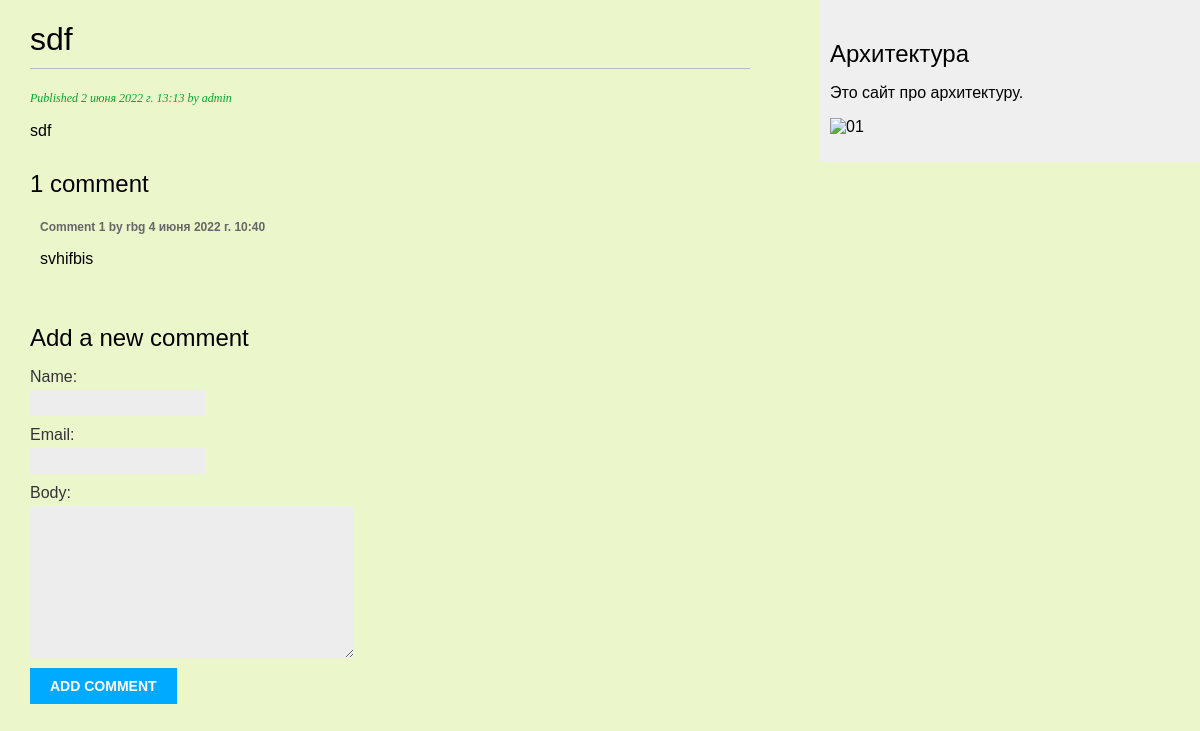
The page /blog/1/ on the database as committed earlier.
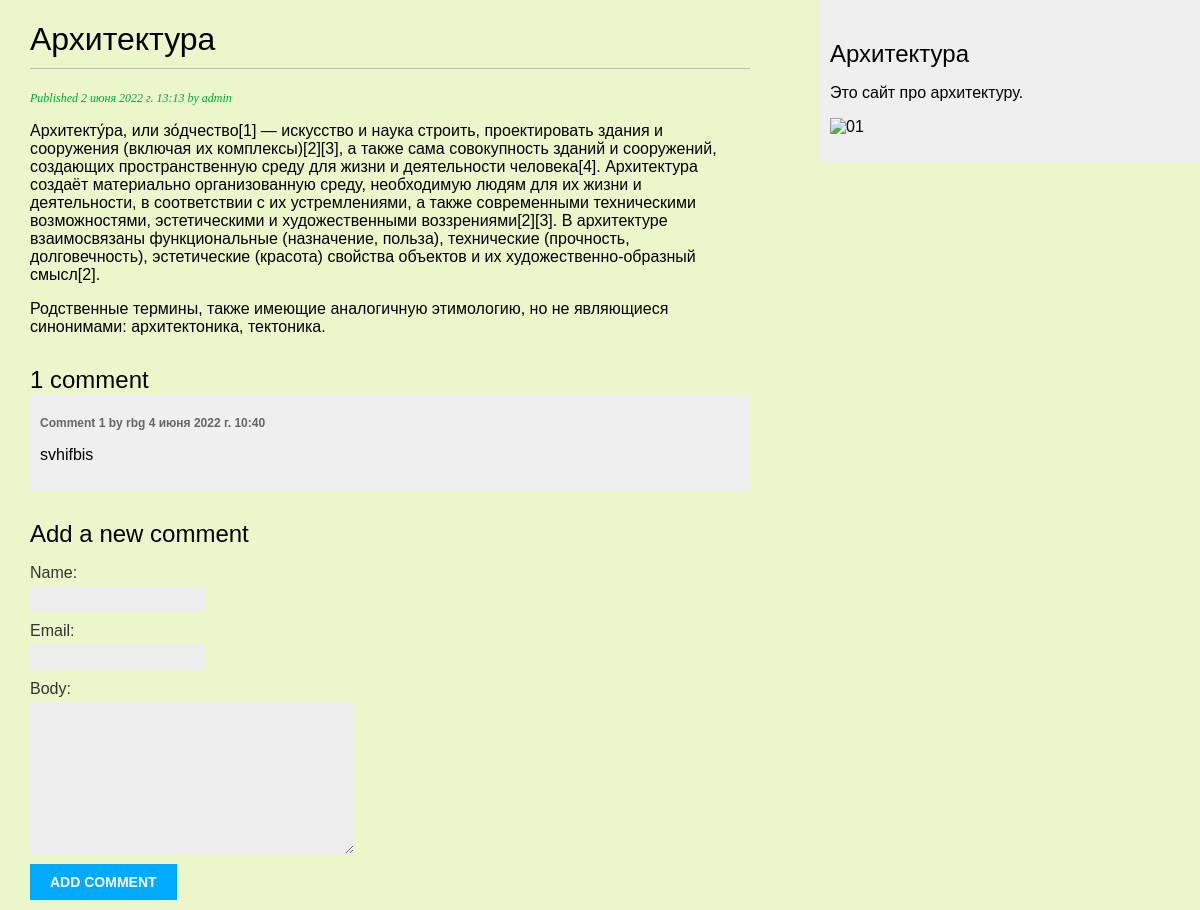
The same page on the database as committed later.
### blog/models.py (models this page shows, shortened)
class Post(models.Model):
    class Status(models.TextChoices):
        DRAFT = 'DF', 'Draft'
        PUBLISHED = 'PB', 'Published'
    title = models.CharField(max_length=250)
    slug = models.SlugField(max_length=250)
    author = models.ForeignKey(User,
                               on_delete=models.CASCADE,
                               related_name='blog_posts')
    body = models.TextField()
    publish = models.DateTimeField(default=timezone.now)
    created = models.DateTimeField(auto_now_add=True)
    updated = models.DateTimeField(auto_now=True)
    status = models.CharField(max_length=2,
                              choices=Status.choices,
                              default=Status.DRAFT)
    objects = models.Manager() # The default manager.
    published = PublishedManager() # Our custom manager.
    class Meta:
        ordering = ['-publish']
        indexes = [
            models.Index(fields=['-publish']),
        ]

### blog/views.py (the view)
# urls.py: path('<int:id>/', views.post_detail, name='post_detail'),
def post_detail(request, id):
    post = get_object_or_404(Post, id=id, status=Post.Status.PUBLISHED)
    comments = post.comments.filter(active=True)
    form = CommentForm()
    return render(request, 'blog/post/detail.html', {'post': post, 'comments': comments,
'form': form})

### blog/forms.py
class CommentForm(forms.ModelForm):
    class Meta:
        model = Comment
        fields = ['name', 'email', 'body']

### blog/templates/blog/post/detail.html (shortened to what this page needs)
{% extends "blog/base.html" %}
{% block content %}
  <h1>{{ post.title }}</h1>
  <p class="date">
    Published {{ post.publish }} by {{ post.author }}
  </p>
  {{ post.body|linebreaks }}
  {% with comments.count as total_comments %}
 <h2>{{ total_comments }} comment{{ total_comments|pluralize }}</h2>
{% endwith %}
{% for comment in comments %}
 <div class="comment">
 <p class="info">
 Comment {{ forloop.counter }} by {{ comment.name }}
 {{ comment.created }}
 </p>
 {{ comment.body|linebreaks }}
 </div>
{% empty %}
 <p>There are no comments yet.</p>
{% endfor %}
<h2>Add a new comment</h2>
 <form action="{% url "blog:post_comment" post.id %}" method="post">
 {{ form.as_p }}
 <p><input type="submit" value="Add comment"></p>
 </form>
{% endblock %}

Rows that differ between the two databases and show on the page:
changed Post "admin": title "sdf" → "Архитектура"; body "sdf" → "Архитекту́ра, или зо́дчество[1] — искусство и наука строить, проектировать здания и сооружения (включая их комплексы)[2][3], а также сама совокупность зданий и сооружений, создающих пространственную среду для жизни и деятельности человека[4]. Архитектура создаёт материально организованную среду, необходимую людям для их жизни и деятельности, в соответствии с их устремлениями, а также современными техническими возможностями, эстетическими и художественными воззрениями[2][3]. В архитектуре взаимосвязаны функциональные (назначение, польза), технические (прочность, долговечность), эстетические (красота) свойства объектов и их художественно-образный смысл[2]. Родственные термины, также имеющие…"
